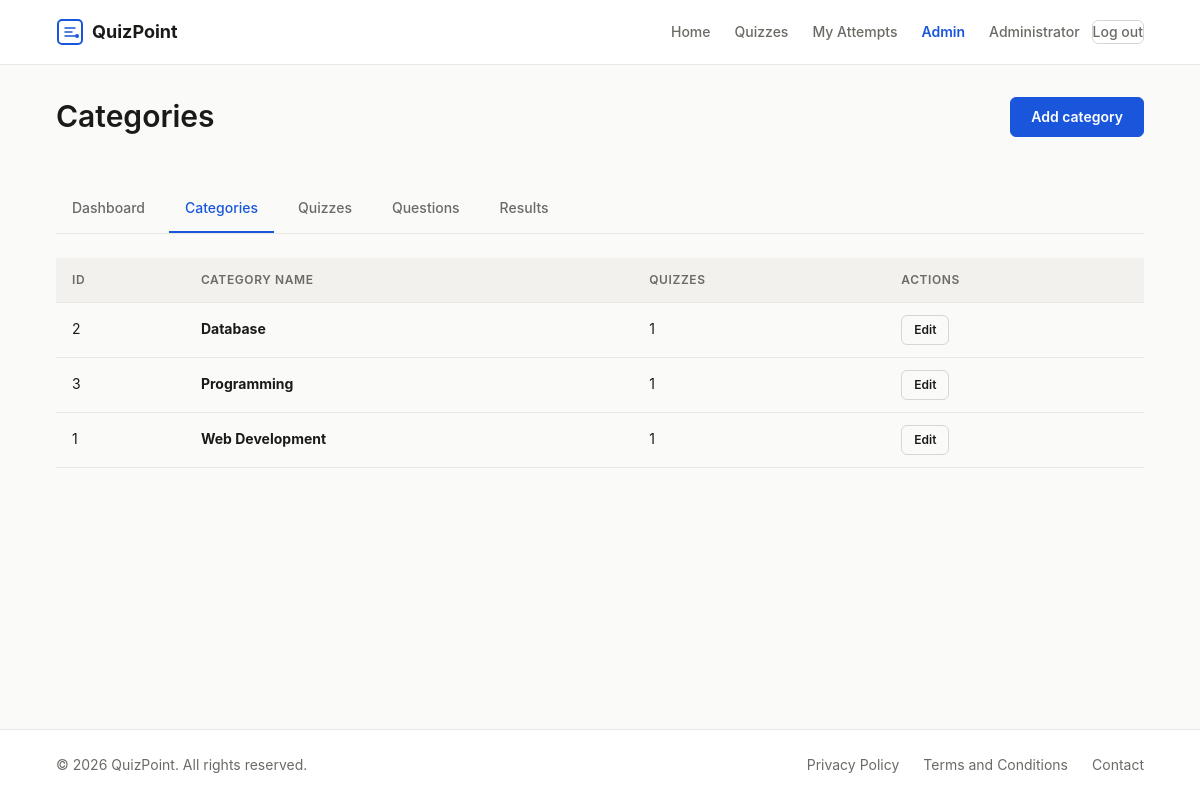
The page /online-quiz-system/admin/categories.php (signed in) on the database its author committed.
### tables this page shows
CREATE TABLE categories (
    category_id INT AUTO_INCREMENT PRIMARY KEY,
    category_name VARCHAR(100) NOT NULL
);

### online-quiz-system/includes/helpers.php (called while the page is built, shortened)
<?php
function e(string $value): string
{
    return htmlspecialchars($value, ENT_QUOTES, 'UTF-8');
}

### online-quiz-system/admin/categories.php (the view, shortened to what this page needs)
<?php
require_once __DIR__ . '/../includes/helpers.php';
require __DIR__ . '/../includes/header.php';
$db = getDB();
$categories = $db->query(
    'SELECT c.category_id, c.category_name,
            (SELECT COUNT(*) FROM quizzes WHERE category_id = c.category_id) AS quiz_count
     FROM categories c
     ORDER BY c.category_name'
)->fetchAll();
?>
<div class="container">
    <div class="page-header">
        <div class="admin-header">
            <h1>Categories</h1>
            <a href="<?= e(BASE_URL) ?>/admin/category-edit.php" class="btn btn-primary">Add category</a>
        </div>
    </div>
    <?php require __DIR__ . '/admin-nav.php'; ?>
    <?php if (empty($categories)): ?>
        <div class="empty-state">
            <p>No categories yet.</p>
            <a href="<?= e(BASE_URL) ?>/admin/category-edit.php" class="btn btn-primary">Add your first category</a>
        </div>
    <?php else: ?>
        <div class="table-responsive">
            <table class="table">
                <thead>
                    <tr>
                        <th>ID</th>
                        <th>Category Name</th>
                        <th>Quizzes</th>
                        <th>Actions</th>
                    </tr>
                </thead>
                <tbody>
                    <?php foreach ($categories as $cat): ?>
                        <tr>
                            <td><?= (int)$cat['category_id'] ?></td>
                            <td><strong><?= e($cat['category_name']) ?></strong></td>
                            <td><?= (int)$cat['quiz_count'] ?></td>
                            <td>
                                <div class="actions">
                                    <a href="<?= e(BASE_URL) ?>/admin/category-edit.php?id=<?= (int)$cat['category_id'] ?>"
                                       class="btn btn-sm btn-outline">Edit</a>
                                </div>
                            </td>
                        </tr>
                    <?php endforeach; ?>
                </tbody>
            </table>
        </div>
    <?php endif; ?>
</div>
<div style="padding-bottom: var(--space-12);"></div>
<?php require __DIR__ . '/../includes/footer.php'; ?>

### online-quiz-system/assets/css/style.css (style rules this page uses)
:root { --color-bg: #fafaf8; --color-bg-alt: #f2f1ed; --color-surface: #ffffff; --color-border: #d8d6d0; --color-border-light:#e8e7e3; --color-text: #1a1a18; --color-text-muted: #6b6a65; --color-accent: #1a56db; --color-accent-hover:#1547b8; --color-accent-light:#e8eefb; --color-success: #16794a; --color-success-bg: #e7f6ee; --color-error: #c43333; --color-error-bg: #fce8e8; --color-warning: #b45309; --color-warning-bg: #fef3e2; --font-family: -apple-system, BlinkMacSystemFont, "Segoe UI", Roboto, "Helvetica Neue", Arial, sans-serif, "Apple Color Emoji", "Segoe UI Emoji"; --font-mono: "SFMono-Regular", Consolas, "Liberation Mono", Menlo, monospace; --text-xs: 0.75rem; --text-sm: 0.875rem; --text-base: 1rem; --text-lg: 1.125rem; --text-xl: 1.25rem; --text-2xl: 1.5rem; --text-3xl: 1.875rem; --text-4xl: 2.25rem; --leading-tight: 1.25; --leading-normal: 1.6; --space-1: 0.25rem; --space-2: 0.5rem; --space-3: 0.75rem; --space-4: 1rem; --space-5: 1.25rem; --space-6: 1.5rem; --space-8: 2rem; --space-10: 2.5rem; --space-12: 3rem; --space-16: 4rem; --space-20: 5rem; --radius-sm: 4px; --radius-md: 6px; --radius-lg: 8px; --shadow-sm: 0 1px 2px rgba(26, 26, 24, 0.06); --shadow-md: 0 2px 6px rgba(26, 26, 24, 0.08); --transition: 150ms ease; --container-max: 1120px; }
*, *::before, *::after { box-sizing: border-box; margin: 0; padding: 0; }
html { font-size: 100%; -webkit-text-size-adjust: 100%; scroll-behavior: smooth; }
body { font-family: var(--font-family); font-size: var(--text-base); line-height: var(--leading-normal); color: var(--color-text); background-color: var(--color-bg); min-height: 100vh; display: flex; flex-direction: column; -webkit-font-smoothing: antialiased; -moz-osx-font-smoothing: grayscale; }
a { color: var(--color-accent); text-decoration: none; transition: color var(--transition); }
.container { width: 100%; max-width: var(--container-max); margin: 0 auto; padding: 0 var(--space-4); }
h1, h2, h3, h4, h5, h6 { line-height: var(--leading-tight); font-weight: 600; color: var(--color-text); }
h1 { font-size: var(--text-3xl); margin-bottom: var(--space-6); }
.btn { display: inline-flex; align-items: center; justify-content: center; gap: var(--space-2); font-family: var(--font-family); font-size: var(--text-sm); font-weight: 600; line-height: 1; padding: var(--space-3) var(--space-5); border: 1px solid transparent; border-radius: var(--radius-md); cursor: pointer; text-decoration: none; transition: background-color var(--transition), border-color var(--transition), color var(--transition), box-shadow var(--transition); white-space: nowrap; }
.btn-primary { background-color: var(--color-accent); color: #ffffff; border-color: var(--color-accent); }
.btn-outline { background-color: transparent; color: var(--color-text); border-color: var(--color-border); }
.btn-sm { padding: var(--space-2) var(--space-3); font-size: var(--text-xs); }
.table-responsive { overflow-x: auto; -webkit-overflow-scrolling: touch; }
.table { width: 100%; border-collapse: collapse; font-size: var(--text-sm); }
.table th, .table td { padding: var(--space-3) var(--space-4); text-align: left; border-bottom: 1px solid var(--color-border-light); }
.table th { font-weight: 600; color: var(--color-text-muted); font-size: var(--text-xs); text-transform: uppercase; letter-spacing: 0.05em; background-color: var(--color-bg-alt); }
.table .actions { display: flex; gap: var(--space-2); white-space: nowrap; }
.page-header { padding: var(--space-8) 0 var(--space-6); }
.page-header h1 { margin-bottom: var(--space-2); }
.admin-header { display: flex; align-items: center; justify-content: space-between; flex-wrap: wrap; gap: var(--space-4); margin-bottom: var(--space-6); }
.admin-header h1 { margin-bottom: 0; }

### rows shown on the page
categories: category_id "2", category_name "Database", quiz_count "1"
categories: category_id "3", category_name "Programming", quiz_count "1"
categories: category_id "1", category_name "Web Development", quiz_count "1"

### other values the page prints
SITE_NAME "QuizPoint"
currentUserName() "Administrator"
